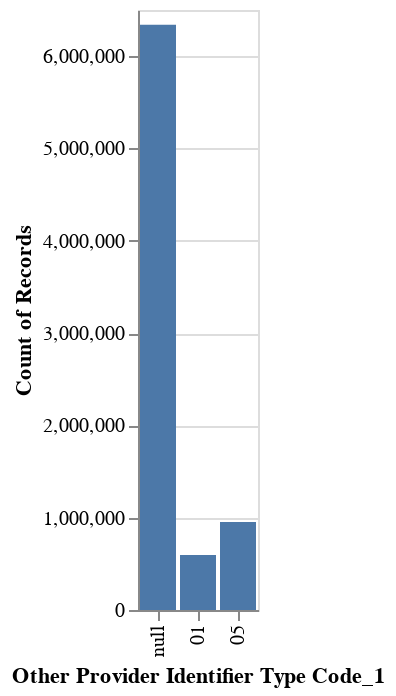

Notebook code for this chart:
### Code cell
# Create a bar chart
alt.Chart(provider_identifiers).mark_bar().encode(
    x='Other Provider Identifier Type Code_1:N',
    y='count()',
)

### Figure 1 — Vega specification as saved in the notebook (floating-point values rounded to 4 significant figures)
{"$schema": "https://vega.github.io/schema/vega/v5.json", "data": [{"name": "source_0", "values": [{"Other Provider Identifier Type Code_1": "01", "__count": 596989}, {"Other Provider Identifier Type Code_1": "05", "__count": 953853}, {"Other Provider Identifier Type Code_1": null, "__count": 6339924}]}, {"name": "source_0_x_domain_Other Provider Identifier Type Code_1", "values": [{"Other Provider Identifier Type Code_1": "01"}, {"Other Provider Identifier Type Code_1": "05"}, {"Other Provider Identifier Type Code_1": null}]}, {"name": "source_0_y_domain___count", "values": [{"min": 596989, "max": 6339924}]}], "signals": [{"name": "x_step", "value": 20}, {"name": "width", "update": "bandspace(domain('x').length, 0.1, 0.05) * x_step"}], "marks": [{"type": "rect", "name": "marks", "from": {"data": "source_0"}, "encode": {"update": {"ariaRoleDescription": {"value": "bar"}, "width": {"signal": "max(0.25, bandwidth('x'))"}, "y": {"field": "__count", "scale": "y"}, "y2": {"value": 0, "scale": "y"}, "description": {"signal": "\"Other Provider Identifier Type Code_1: \" + (isValid(datum[\"Other Provider Identifier Type Code_1\"]) ? datum[\"Other Provider Identifier Type Code_1\"] : \"\"+datum[\"Other Provider Identifier Type Code_1\"]) + \"; Count of Records: \" + (format(datum[\"__count\"], \"\"))"}, "fill": {"value": "#4c78a8"}, "x": {"field": "Other Provider Identifier Type Code_1", "scale": "x"}}}, "style": ["bar"]}], "scales": [{"name": "x", "type": "band", "domain": {"data": "source_0_x_domain_Other Provider Identifier Type Code_1", "field": "Other Provider Identifier Type Code_1", "sort": true}, "range": {"step": {"signal": "x_step"}}, "paddingInner": 0.1, "paddingOuter": 0.05}, {"name": "y", "type": "linear", "domain": [{"signal": "(data(\"source_0_y_domain___count\")[0] || {}).min"}, {"signal": "(data(\"source_0_y_domain___count\")[0] || {}).max"}], "range": [{"signal": "height"}, 0], "nice": true, "zero": true}], "axes": [{"scale": "y", "orient": "left", "maxExtent": 0, "gridScale": "x", "domain": false, "zindex": 0, "aria": false, "labels": false, "grid": true, "minExtent": 0, "ticks": false, "tickCount": {"signal": "ceil(height/40)"}}, {"scale": "x", "labelBaseline": "middle", "zindex": 0, "orient": "bottom", "title": "Other Provider Identifier Type Code_1", "labelAlign": "right", "grid": false, "labelAngle": 270}, {"scale": "y", "orient": "left", "grid": false, "labelOverlap": true, "title": "Count of Records", "tickCount": {"signal": "ceil(height/40)"}, "zindex": 0}], "height": 300, "padding": 5, "background": "white", "style": "cell"}
